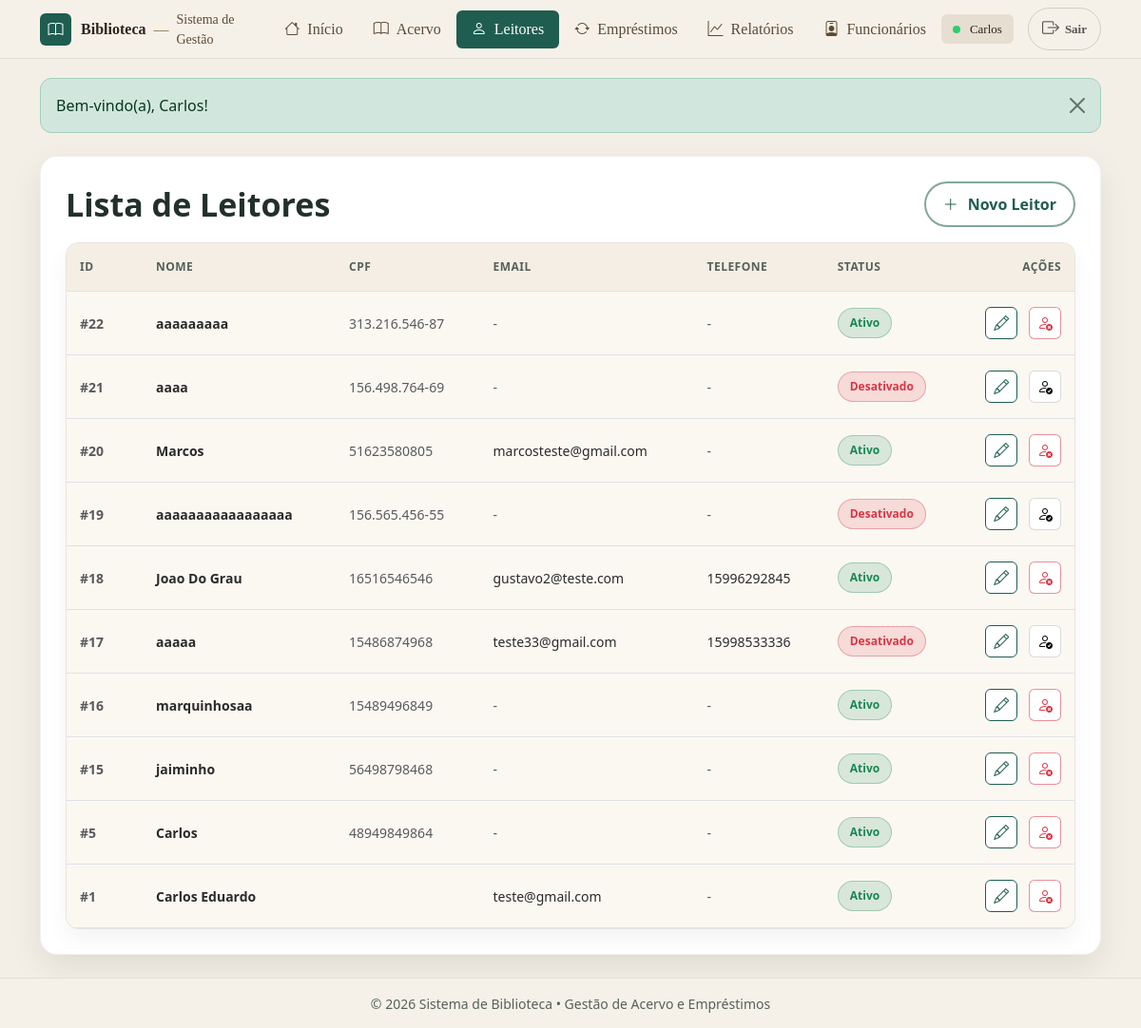
Page /usuarios/listar.php (signed in) on the earlier database version.
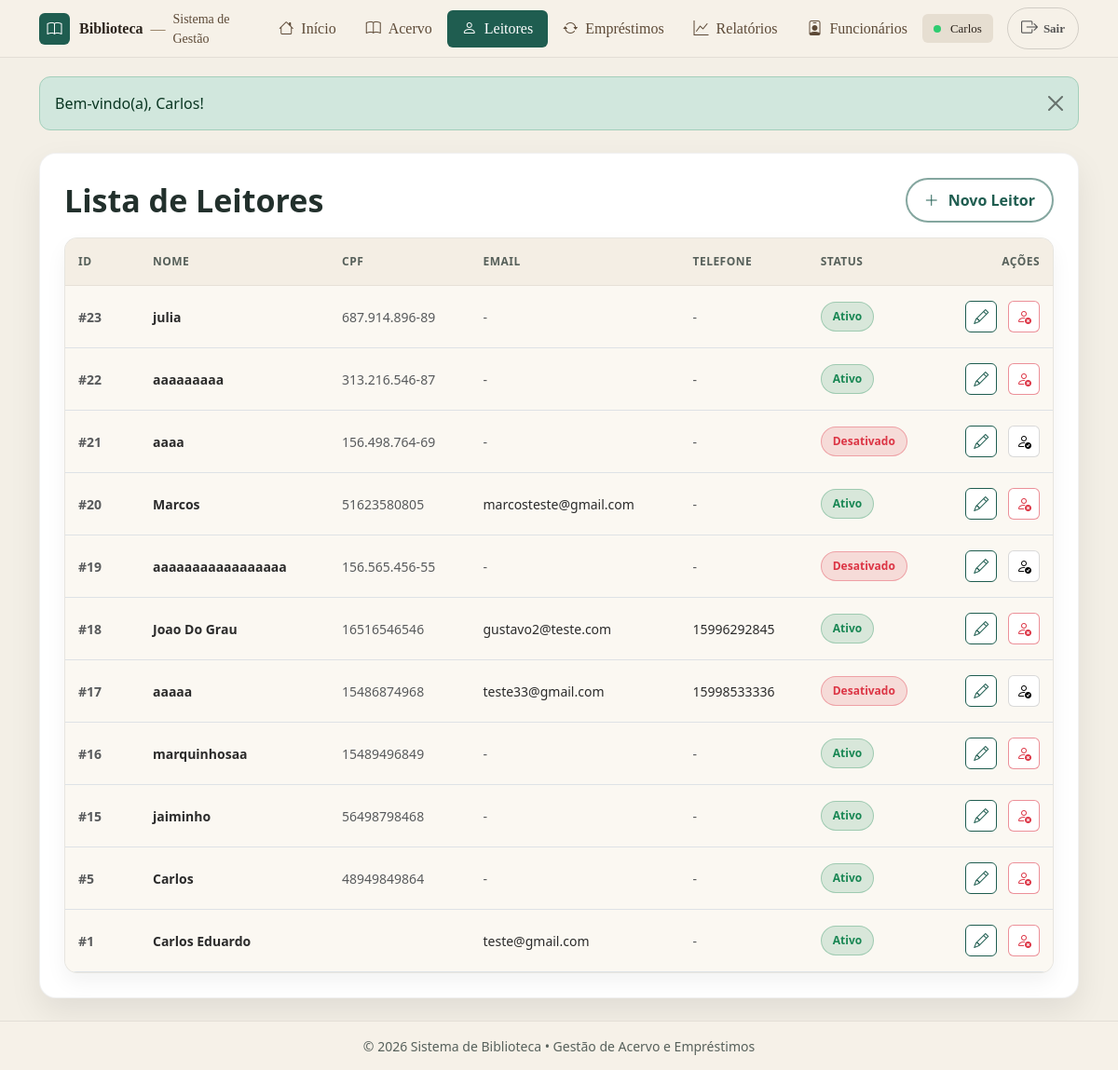
Same page on the later database version.
### tables this page shows
CREATE TABLE `usuarios` (
  `id` int(11) NOT NULL,
  `nome` varchar(100) NOT NULL,
  `email` varchar(255) DEFAULT NULL,
  `telefone` varchar(20) DEFAULT NULL,
  `criado_em` timestamp NOT NULL DEFAULT current_timestamp(),
  `perfil` enum('admin','leitor') NOT NULL,
  `cpf` varchar(14) NOT NULL,
  `ativo` tinyint(1) NOT NULL DEFAULT 1
);

### usuarios/listar.php (the view, shortened to what this page needs)
<?php
include("../conexao.php");
include("../includes/header.php");
$r = mysqli_query($conn, "SELECT id, nome, cpf, email, telefone, ativo FROM usuarios ORDER BY id DESC");
?>
<div class="container my-4">
  <div class="page-card">
    <div class="page-card__head">
      <h2 class="page-card__title">Lista de Leitores</h2>
      <a class="btn btn-pill" href="cadastrar.php">
        <i class="bi bi-plus-lg"></i>
        Novo Leitor
      </a>
    </div>
    <div class="table-base-wrap">
      <div class="table-responsive">
        <table class="table table-base align-middle mb-0">
          <thead>
            <tr>
              <th class="col-id">ID</th>
              <th>Nome</th>
              <th>CPF</th>
              <th>Email</th>
              <th>Telefone</th>
              <th>Status</th>
              <th class="text-end col-acoes">Ações</th>
            </tr>
          </thead>
          <tbody>
            <?php while ($u = mysqli_fetch_assoc($r)) {
              $id = (int)$u['id'];
              $ativo = ((int)$u['ativo'] === 1);
              $emailTxt = !empty($u['email']) ? htmlspecialchars($u['email']) : "<span class='text-muted'>-</span>";
              $telTxt   = !empty($u['telefone']) ? htmlspecialchars($u['telefone']) : "<span class='text-muted'>-</span>";
              $nomeTxt  = htmlspecialchars($u['nome']);
            ?>
              <tr>
                <td class="text-muted fw-semibold">#<?= $id ?></td>
                <td class="fw-semibold"><?= $nomeTxt ?></td>
                <td class="text-muted"><?= htmlspecialchars($u['cpf']) ?></td>
                <td><?= $emailTxt ?></td>
                <td><?= $telTxt ?></td>
                <td>
                  <?= $ativo
                    ? "<span class='badge-soft-ok'>Ativo</span>"
                    : "<span class='badge-soft-no'>Desativado</span>"
                  ?>
                </td>
                <td class="text-end">
                  <a class="icon-btn icon-btn--edit"
                    href="editar.php?id=<?= $id ?>"
                    title="Editar">
                    <i class="bi bi-pencil"></i>
                  </a>
                  <?php if ($ativo) { ?>
                    <button
                      type="button"
                      class="icon-btn icon-btn--del"
                      title="Desativar"
                      data-bs-toggle="modal"
                      data-bs-target="#modalDesativar"
                      data-id="<?= $id ?>"
                      data-nome="<?= $nomeTxt ?>">
                      <i class="bi bi-person-x"></i>
                    </button>
                  <?php } else { ?>
                    <button
                      type="button"
                      class="icon-btn icon-btn--ok"
                      title="Reativar"
                      data-bs-toggle="modal"
                      data-bs-target="#modalReativar"
                      data-id="<?= $id ?>"
                      data-nome="<?= $nomeTxt ?>">
                      <i class="bi bi-person-check"></i>
                    </button>
                  <?php } ?>
                </td>
              </tr>
            <?php } ?>
          </tbody>
        </table>
      </div>
    </div>
  </div>
</div>
<?php include("../includes/footer.php"); ?>

Differences in the rows shown:
added usuarios: id "23", nome "julia", cpf "687.914.896-89", ativo "Ativo"
